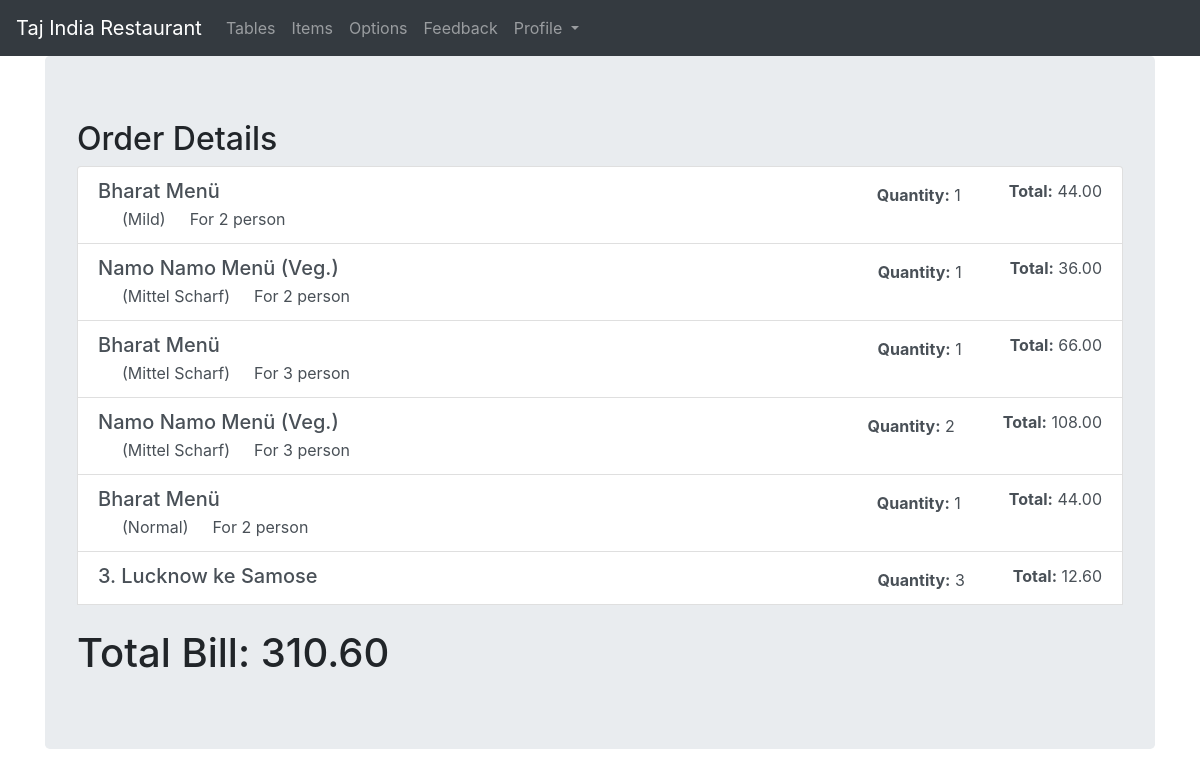
/tajindiaadmin/view_order/46, run on the app's committed database.
### order/models.py (models this page shows, shortened)
class OrderItem(models.Model):
    table = models.ForeignKey(Table, on_delete = models.CASCADE)
    item = models.ForeignKey(Item, on_delete = models.CASCADE, null = True, blank = True, related_name = 'items')
    menu = models.ForeignKey(Menu, on_delete = models.CASCADE, null = True, blank = True, related_name = 'menus')
    person = models.IntegerField(blank = True, null = True)
    quantity = models.IntegerField()
    addOn = models.CharField(max_length = 256, blank = True, null = True)
    option1 = models.CharField(max_length = 256, blank = True, null = True)
    option2 = models.CharField(max_length = 256, blank = True, null = True)
    ordered = models.BooleanField(default = False)
    description = models.TextField(blank = True, null = True)
    paid = models.BooleanField(default = False)
    def get_name(self):
        if self.item:
            return self.item.name
        else:
            return self.menu.name
    def getPrice(self):
        price = 0
        if self.item:
            price =  self.item.price * self.quantity
        else:
            if self.person == 2:
                return self.menu.price2*self.quantity
            elif self.person == 3:
                return self.menu.price3*self.quantity
            else:
                return self.menu.price4*self.quantity
        if self.addOn:
            price += (self.item.category.addOnPrice*self.quantity)
        return price

class Order(models.Model):
    table = models.ForeignKey(Table, on_delete = models.CASCADE)
    item = models.ManyToManyField(OrderItem)
    ordered = models.BooleanField(default = False)
    orderDate = models.DateTimeField(blank = True, null = True)
    starters = models.BooleanField(default = False)
    orderID = models.IntegerField(blank = True, null = True)
    def get_total_ordered(self):
        total = 0
        for order_items in self.item.all():
            if order_items.ordered:
                total += order_items.getPrice()
        return total

### items/models.py (models this page shows, shortened)
class Menu(models.Model):
    name = models.CharField(max_length = 512)
    veg = models.BooleanField(default = False)
    vegan = models.BooleanField(default=False)
    availaible = models.BooleanField(default = True)
    price2 = models.DecimalField( max_digits=8, decimal_places=2, verbose_name=('Price for 2 person'))
    price3 = models.DecimalField( max_digits=8, decimal_places=2, verbose_name=('Price for 3 person'))
    price4 = models.DecimalField( max_digits=8, decimal_places=2, verbose_name=('Price for 4 person'))
    options = models.ManyToManyField(Option1, blank = True, related_name = 'menu')
    body = RichTextField(blank = True, null = True)
    image = models.ImageField(blank = True, null = True, upload_to = 'items/menu')

class Item(models.Model):
    category = models.ForeignKey(Category, related_name = 'products', on_delete = models.CASCADE)
    article_number = models.IntegerField(unique = True, blank=True, null=True)
    name = models.CharField(max_length=512)
    price = models.DecimalField( max_digits=8, decimal_places=2)
    availaible = models.BooleanField(default = True)
    option1 = models.BooleanField(default = False, verbose_name=('Show Category Options'))
    addOn = models.BooleanField(default=False, verbose_name=('Extras'))
    veg = models.BooleanField(default = False)
    vegan = models.BooleanField(default = False)
    description = models.TextField(max_length = 2000, blank = True, null = True)
    suggestions = models.ManyToManyField("Item", blank = True, symmetrical=False, related_name = 'related_to')
    options = models.ManyToManyField(Option2, blank = True, related_name = 'Items', verbose_name=('Show Following options'))
    image = models.ImageField(blank = True, null = True, upload_to = 'items/items')

### accounts/views.py (the view)
# urls.py: path('view_order/<int:pk>', views.view_order, name='view_order'),
def view_order(request, pk):
    order = Order.objects.get(pk=pk)
    return render(request, 'accounts/view_order.html', {'order': order})

### templates/accounts/view_order.html (shortened to what this page needs)
<!DOCTYPE html>
{% load static %}
{% load bootstrap4 %}
<html lang="en" dir="ltr">
  <head>
    <link rel="stylesheet" href="https://cdn.jsdelivr.net/npm/bootstrap@4.5.3/dist/css/bootstrap.min.css">
  </head>
  <body>
    <div class="split left" data-spy="scroll" data-target=".navbar" data-offset="50">
      <nav class="navbar navbar-expand-lg navbar-dark bg-dark">
    <a class="navbar-brand">Taj India Restaurant</a>
    <div class="collapse navbar-collapse" id="navbarNavDropdown">
      <ul class="navbar-nav">
        <li class="nav-item">
          <a class="nav-link" href="{% url 'accounts:index' %}">Tables</a>
        </li>
        <li class="nav-item">
          <a class="nav-link" href="{% url 'accounts:items_list' %}">Items</a>
        </li>
        <li class="nav-item">
          <a class="nav-link" href="{% url 'accounts:options_list' %}">Options</a>
        </li>
        <li class="nav-item">
          <a class="nav-link" href="{% url 'accounts:feedback_list' %}">Feedback</a>
        </li>
        <li class="nav-item dropdown">
          <a class="nav-link dropdown-toggle" href="#" id="navbarDropdownMenuLink" role="button" data-toggle="dropdown" aria-haspopup="true" aria-expanded="false">
            Profile
          </a>
        </li>
      </ul>
    </div>
  </nav>
    <div class="container">
    <div class="jumbotron">
      <h2>Order Details</h2>
        {% if order %}
        <div class="list-group">
          {% for item in order.item.all %}
          {% if item.ordered %}
          <div class="list-group-item list-group-item-action">
            <div class="d-flex w-100 justify-content-between">
              <h5 class="mb-1">{% if item.item %}{% if item.item.article_number %}{{ item.item.article_number }}. {% endif %}{% endif %}{{ item.get_name }}</h5>
              <div>
                <span class="float-right "><b>Total:</b> {{ item.getPrice }}</span>
                <span class="float-right mr-5 mt-1"><b>Quantity:</b> {{ item.quantity }}</span>
              </div>
            </div>
            <div>
              {% if item.option1 %}
              <span class="float-left ml-4">({{ item.option1 }})</span>
              {% endif %}
              {% if item.person %}
              <span class="float-left ml-4">For {{ item.person }} person</span>
              {% endif %}
            </div>
          </div>
          {% endif %}
          {% endfor %}
          <div class="mt-4">
            <h1 class="float-left">Total Bill: {{ order.get_total_ordered }}</h1>
          </div>
        {% else %}
          <h5 class="ml-5">*Currently there is no active order for this table*</h5>
        {% endif %}
    </div>
    </div>
  </body>
  </html>

### data on the page
OrderItem: get_name "Bharat Menü", getPrice "44.00", quantity "1", option1 "Mild", person "2"
OrderItem: get_name "Namo Namo Menü (Veg.)", getPrice "36.00", quantity "1", option1 "Mittel Scharf", person "2"
OrderItem: get_name "Bharat Menü", getPrice "66.00", quantity "1", option1 "Mittel Scharf", person "3"
OrderItem: get_name "Namo Namo Menü (Veg.)", getPrice "108.00", quantity "2", option1 "Mittel Scharf", person "3"
OrderItem: get_name "Bharat Menü", getPrice "44.00", quantity "1", option1 "Normal", person "2"
OrderItem: item.article_number "3", get_name "Lucknow ke Samose", getPrice "12.60", quantity "3"
Order: get_total_ordered "310.60"
